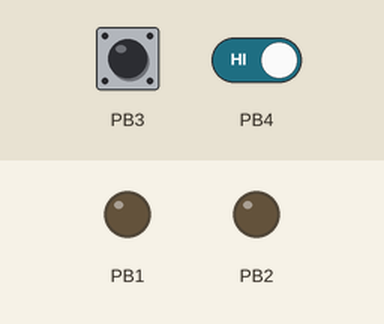
This program was run on a simulated ATtiny13, built with avr-gcc and emulated at 9.6 MHz. Shown: output pins drawn as LEDs (lit = HIGH). The test bench sets the inputs (shaded band); at power-on: PB3 HIGH, PB4 HIGH.

Above: at 1.2 s.
1.3 s: PB3 pulled LOW for 0.15 s
At 1.37 s:
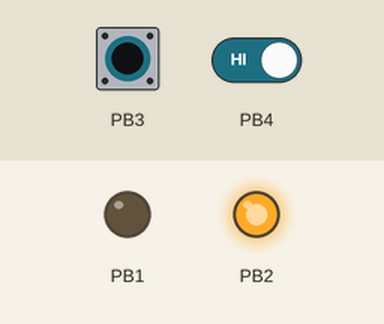
2.9 s: PB3 pulled LOW for 3.2 s
At 7.3 s:
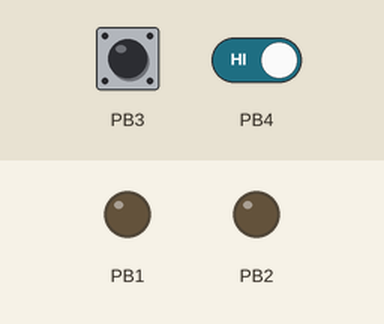
7.6 s: PB3 driven LOW and PB4 driven LOW
At 8.7 s:
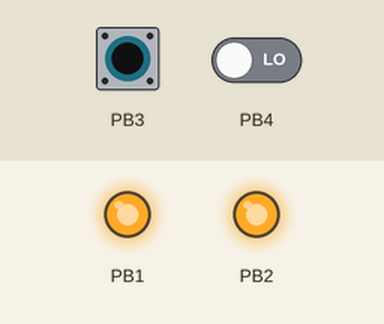
Timing chart, 0 to 10.6 s (numbered marks = the images above; inputs shaded):
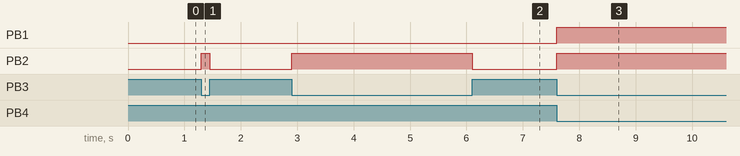

Measured:
- after the input at 1.3 s, PB2: LOW → HIGH at once, → LOW 0.15 s later
- after the input at 2.9 s, PB2: LOW → HIGH at once, → LOW 3.2 s later
- after the input at 7.6 s, PB1, PB2: LOW → HIGH at once

The program:

main.c
```c
/*
 * SmecarApp.c
 *
 * Created: 29.12.2018. 16.47.40
 * Author : User23
 */
#define F_CPU 9600000UL
#include <avr/delay.h>
#include <avr/io.h>
#define USLOVSPEEDLIMIT 0x08 //Maska za speed limit
#define USLOVENGINEOFF  0x18 //Maska za engine OFF

void Init();
void SpeedLimitEngineOFF();
int main(void)
{
	Init();
        while (1)
    {
		SpeedLimitEngineOFF();//proverava na kojim su pinovima signali prisutni i na osnovu njih radi dalje.
	}
}
void Init()
{
	DDRB=0;
	DDRB |= 1<<DDB2 | 1<<DDB1;//PINOVI 2 I 1 PORTA B SU OUTPUT
	PORTB |= 1<<PORTB3 | 1<<PORTB4;//PINOVI 3 I 5 PORTA B SU INPUT I AKTIVIRAN IM JE PULLUP OTPORNIK
}
void SpeedLimitEngineOFF()
{
	if (!(PINB & USLOVSPEEDLIMIT))
	{
		PORTB |= 1<<PORTB2;

		if (!(PINB & USLOVENGINEOFF))
		{
			PORTB |= 1<<PORTB1;
			_delay_ms(5000);
		}
		else
		{
			PORTB &= ~(1<<PORTB1);
		}
	}
	else
	{
		PORTB &= ~(1<<PORTB2);
		PORTB &= ~(1<<PORTB1);
	}


}
```
